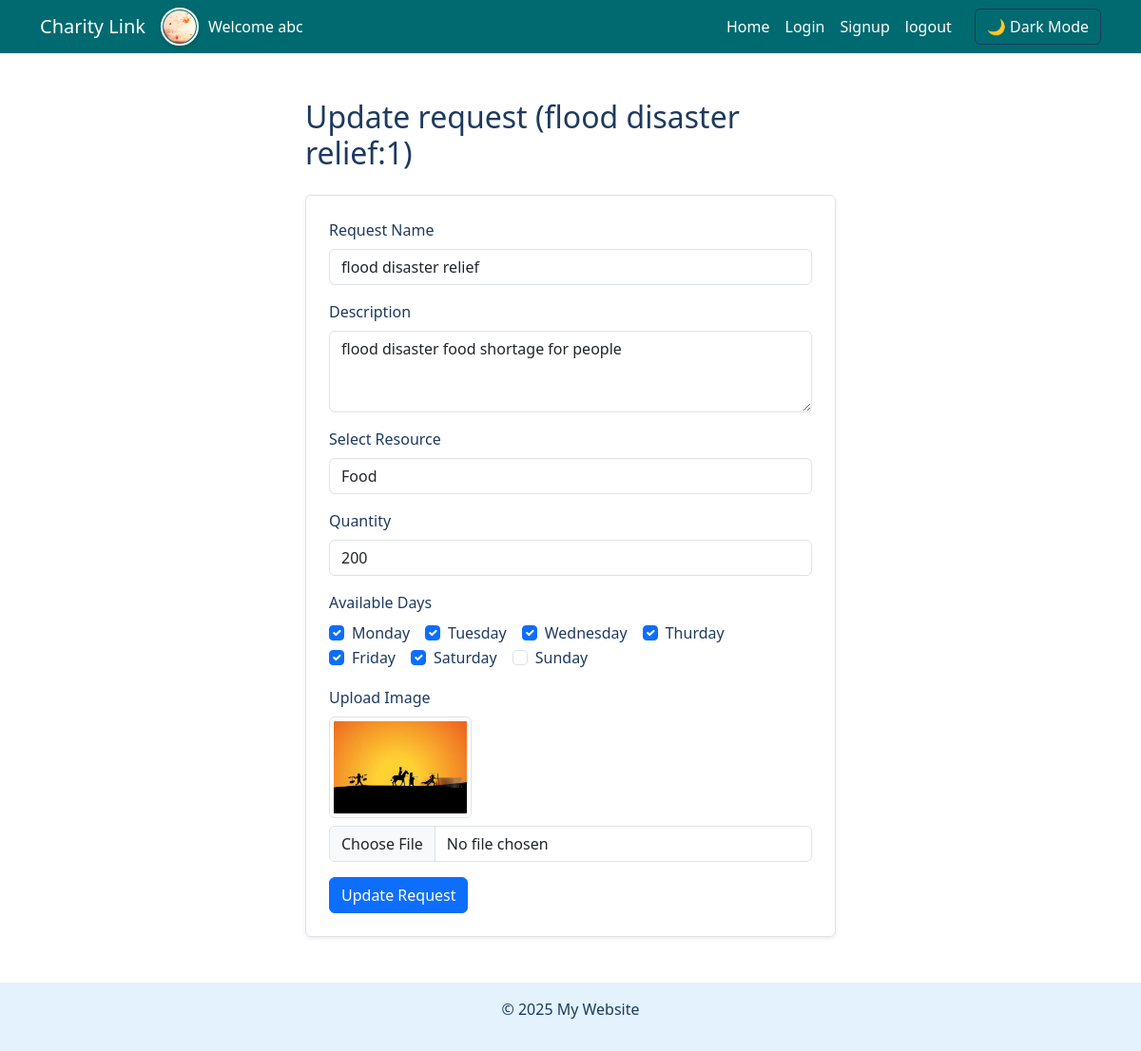
The page /organization/update/1/ (signed in) on the database its author committed.
### auth_app/models.py (models this page shows, shortened)
class CustomUser(AbstractUser):
    user_type = models.ForeignKey(UserTypes,on_delete=models.CASCADE,related_name="user_type",default=3)
    phone_number = models.CharField(max_length=15, blank=True, null=True)
    profile_picture = models.ImageField(upload_to='profile_pics/', blank=True, null=True)
    is_verified = models.BooleanField(default=False)

### Organization/models.py (models this page shows, shortened)
class RequestResource(models.Model):
    rid = models.AutoField(primary_key=True)
    name = models.CharField(max_length=100)
    description = models.TextField()
    resource = models.ForeignKey(Resource,on_delete=models.CASCADE,related_name="request_resource")
    quantity = models.IntegerField(blank=False)
    created_by = models.ForeignKey('auth_app.Organization',on_delete=models.CASCADE,related_name="created_by_organization")
    available_days = models.ManyToManyField(AvailableDays,blank=True)
    pic = models.ImageField(upload_to="organization/",blank=True)
    active = models.BooleanField(default=True)
    created_at = models.DateTimeField(default=timezone.now)

class Resource(models.Model):
    rid = models.AutoField(primary_key=True)
    name = models.CharField(max_length=100)

class AvailableDays(models.Model):
    aid = models.AutoField(primary_key=True)
    name = models.CharField(max_length=200)

### Organization/views.py (the view, shortened to what this page needs)
# urls.py: path('update/<int:rid>/',updateRequest,name="request_update")
@login_required
def updateRequest(request,rid):
    req = RequestResource.objects.filter(rid=rid).first()
    resource = Resource.objects.all()
    available_days = AvailableDays.objects.all()
    return render(request,'Organization/update_request.html',{
        'req':req,
        'resources':resource,
        'available_days':available_days
    })

### templates/Organization/update_request.html (shortened to what this page needs)
{% extends "base.html" %}
{% load static %}
{% block content %}
<div class="col-6 mt-4">
    <h2 class="mb-4">Update request ({{ req.name }}:{{req.rid}})</h2>
    <form method="POST" enctype="multipart/form-data" class="p-4 border rounded shadow-sm">
        <div class="mb-3">
            <label for="name" class="form-label">Request Name</label>
            <input type="text" class="form-control" id="name" name="name" value="{{ req.name }}" required>
        </div>
        <div class="mb-3">
            <label for="description" class="form-label">Description</label>
            <textarea class="form-control" id="description" name="description" rows="3"  required>{{ req.description }}</textarea>
        </div>
        <div class="mb-3">
            <label for="resource" class="form-label">Select Resource</label>
            <select class="form-control" id="resource" name="resource" required>
                {% for resource in resources %}
                <option value="{{ resource.rid }}" {% if req.resource.rid == resource.rid %} selected {% endif %}>{{ resource.name }} </option>
                {% endfor %}
            </select>
        </div>
        <div class="mb-3">
            <label for="quantity" class="form-label">Quantity</label>
            <input type="number" class="form-control" id="quantity" name="quantity" min="1" value="{{req.quantity}}" required>
        </div>
        <div class="mb-3">
            <label class="form-label">Available Days</label>
            <div class="d-flex flex-wrap">
                {% for day in available_days %}
                <div class="form-check me-3">
                    <input class="form-check-input" type="checkbox" id="day_{{ day.id }}" name="available_days" value="{{ day.aid }}" {% if day in req.available_days.all %}checked{% endif %}>
                    <label class="form-check-label" for="day_{{ day.id }}">{{ day.name }}</label>
                </div>
                {% endfor %}
            </div>
        </div>
        <div class="mb-3">
            <label for="pic" class="form-label">Upload Image</label>
            {% if req.pic %}
                <div class="mb-2">
                    <img src="{{ req.pic.url }}" alt="Current Image" class="img-thumbnail" width="150">
                </div>
            {% endif %}
            <input type="file" class="form-control" id="pic" name="pic">
        </div>
        <button type="submit" class="btn btn-primary">Update Request</button>
    </form>
</div>
{% endblock %}

### templates/base.html (shortened to what this page needs)
{% load static %}
<!DOCTYPE html>
<html lang="en">
<head>
    <link href="https://cdn.jsdelivr.net/npm/bootstrap@5.3.0/dist/css/bootstrap.min.css" rel="stylesheet">
    <link rel="stylesheet" href="{% static 'css/base.css' %}">
</head>
<body class="light-mode">
    <nav class="navbar navbar-expand-lg navbar-dark bg-dark" id="navbar">
        <div class="container">
            <a class="navbar-brand" href="{% url 'home' %}">Charity Link</a>
            {% if user %}
            <img src="{{ user.profile_picture.url }}" class="navbar-profile"/>
            <a class="nav-link text-center" href="{% url 'home' %}">Welcome {{ user.username }}</a>
            {% endif %}
            <div class="collapse navbar-collapse" id="navbarNav">
                <ul class="navbar-nav ms-auto">
                    <li class="nav-item"><a class="nav-link" href="{% url 'home' %}">Home</a></li>
                    <li class="nav-item"><a class="nav-link" href="{% url 'auth_login' %}">Login</a></li>
                    <li class="nav-item" >
                        <button class=" nav-link" data-bs-toggle="modal" data-bs-target="#signupModal">
                            Signup
                        </button>
                    </li>
                    <li class="nav-item"><a class="nav-link" href="{% url 'logout' %}">logout</a></li>
                </ul>
                <button class="btn btn-outline-light ms-3" id="theme-toggle">
                    🌙 Dark Mode
                </button>
            </div>
        </div>
    </nav>
    <div class="container container-height mt-4">
        {% block content %}{% endblock %}
    </div>
    <div class="position-fixed bottom-0 end-0 p-3" style="z-index: 1050">
    </div>
    <footer class="text-center mt-5 py-3 bg-light text-dark position-relative" id="footer">
        <p>&copy; 2025 My Website</p>
    </footer>
</body>
</html>

### static/css/base.css (style rules this page uses)
.light-mode { background-color: #FFFFFF; color: #1E3A5F; }
.light-mode .navbar { background-color: #006A71 !important; color: #1E3A5F; }
.light-mode footer { background-color: #E3F2FD !important; color: #1E3A5F !important; }
.container-height { min-height: 100vh; height: auto; display: flex; flex-direction: column; justify-content: start; align-items: center; }
.light-mode .navbar .nav-link { color: #fff !important; }
.light-mode .btn-outline-light { color: #fff !important; border-color: #1E3A5F !important; }
.light-mode .navbar-brand { color: #fff !important; }
* { scrollbar-width: thin; scrollbar-color: #888 #f1f1f1; }
body { -ms-overflow-style: scrollbar; }
.navbar-profile { width: 40px; height: 40px; border-radius: 50%; padding: 1px; margin-right: 10px; object-fit: cover; border: 2px solid #fff; box-shadow: 0px 2px 5px rgba(0, 0, 0, 0.2); }

### rows shown on the page
RequestResource: name "flood disaster relief", rid "1", description "flood disaster food shortage for people", resource "Food", quantity "200", pic (picture)
AvailableDays: aid "☑", name "Monday"
AvailableDays: aid "☑", name "Tuesday"
AvailableDays: aid "☑", name "Wednesday"
AvailableDays: aid "☑", name "Thurday"
AvailableDays: aid "☑", name "Friday"
AvailableDays: aid "☑", name "Saturday"
AvailableDays: name "Sunday"

### other values the page prints
{{ user.username }} "abc"
